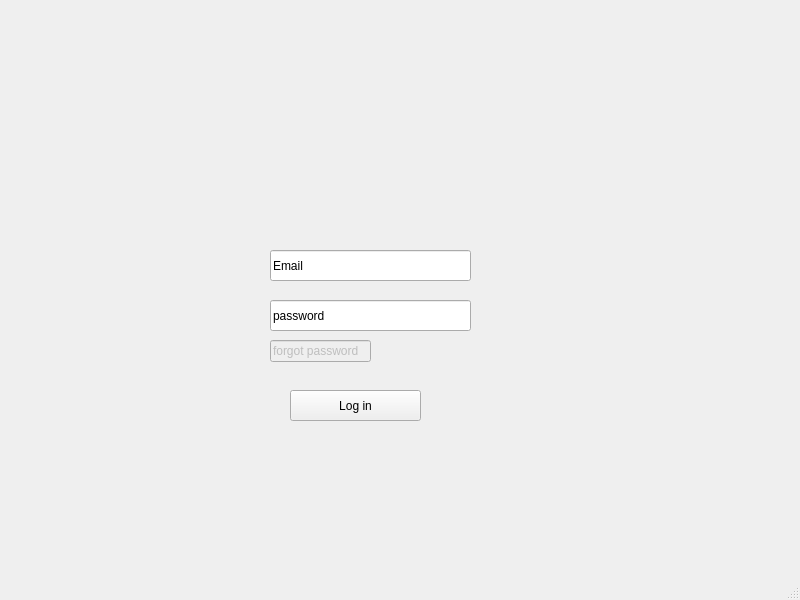
<?xml version="1.0" encoding="UTF-8"?>
<ui version="4.0">
 <class>MainWindow</class>
 <widget class="QMainWindow" name="MainWindow">
  <property name="geometry">
   <rect>
    <x>0</x>
    <y>0</y>
    <width>800</width>
    <height>600</height>
   </rect>
  </property>
  <property name="windowTitle">
   <string>MainWindow</string>
  </property>
  <widget class="QWidget" name="centralwidget">
   <widget class="QLineEdit" name="input_email">
    <property name="geometry">
     <rect>
      <x>270</x>
      <y>250</y>
      <width>201</width>
      <height>31</height>
     </rect>
    </property>
    <property name="text">
     <string>Email</string>
    </property>
   </widget>
   <widget class="QLineEdit" name="input_password">
    <property name="geometry">
     <rect>
      <x>270</x>
      <y>300</y>
      <width>201</width>
      <height>31</height>
     </rect>
    </property>
    <property name="text">
     <string>password</string>
    </property>
   </widget>
   <widget class="QPushButton" name="login_button">
    <property name="geometry">
     <rect>
      <x>290</x>
      <y>390</y>
      <width>131</width>
      <height>31</height>
     </rect>
    </property>
    <property name="mouseTracking">
     <bool>false</bool>
    </property>
    <property name="text">
     <string>Log in</string>
    </property>
   </widget>
   <widget class="QLineEdit" name="forgot_pass_button">
    <property name="enabled">
     <bool>false</bool>
    </property>
    <property name="geometry">
     <rect>
      <x>270</x>
      <y>340</y>
      <width>101</width>
      <height>22</height>
     </rect>
    </property>
    <property name="text">
     <string>forgot password</string>
    </property>
   </widget>
  </widget>
  <widget class="QMenuBar" name="menubar">
   <property name="geometry">
    <rect>
     <x>0</x>
     <y>0</y>
     <width>800</width>
     <height>26</height>
    </rect>
   </property>
  </widget>
  <widget class="QStatusBar" name="statusbar"/>
 </widget>
 <resources/>
 <connections/>
</ui>
